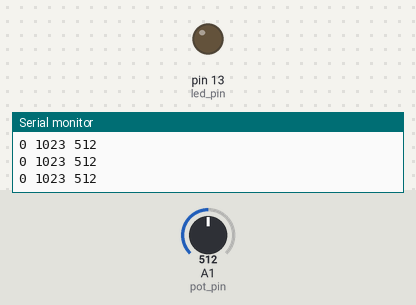
Bench run of a sketch on a simulated Arduino Uno, built with avr-gcc and run on an emulated ATmega328P. Shown: output pins drawn as LEDs (lit = HIGH), the last lines printed to the serial monitor. The inputs (shaded band) are chosen by the test bench; at power-on: A1 (pot_pin) = 512.

Above: at 1.2 s.
1.3 s: A1 (pot_pin) set to 587
2.8 s: A1 (pot_pin) set to 617
At 4.0 s:
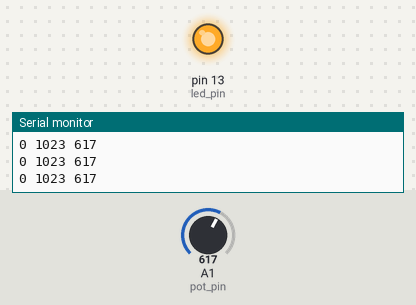
4.3 s: A1 (pot_pin) set to 590
At 5.0 s:
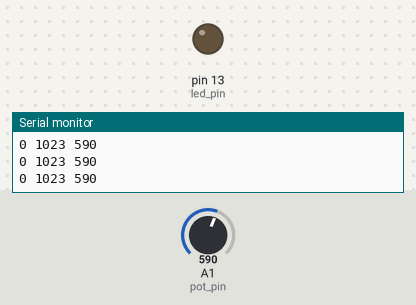
5.8 s: A1 (pot_pin) set to 610
At 6.5 s:
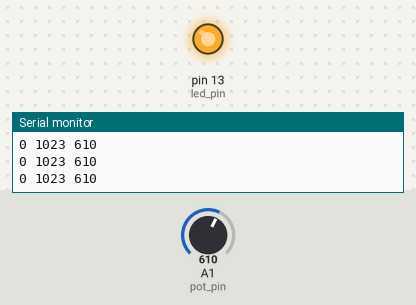
Timing chart, 0 to 8.8 s (numbered marks = the images above; inputs shaded):
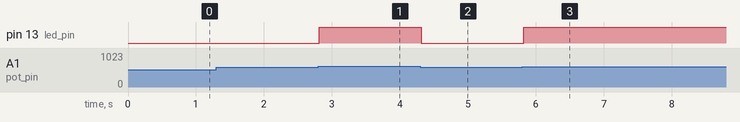

Measured:
- the behaviour switches between 599 and 600 on A1 (pot_pin) (found by bisection; images 0 and 1)
- after the input at 2.8 s, pin 13 (led_pin): LOW → HIGH at once
- after the input at 4.3 s, pin 13 (led_pin): HIGH → LOW at once
- after the input at 5.8 s, pin 13 (led_pin): LOW → HIGH at once

The sketch:

ReadButton.ino
```cpp
int led_pin = 13;
int button_pin = 4;
int switch_pin = 5;
int pot_pin = A1;

void setup() {
  // put your setup code here, to run once:
  pinMode(led_pin, OUTPUT);
  pinMode(button_pin, INPUT_PULLUP);
  pinMode(switch_pin, INPUT_PULLUP);
  pinMode(pot_pin, INPUT);
  Serial.begin(9600);
}

void loop() {
  // put your main code here, to run repeatedly:
//  int button_stat = digitalRead(button_pin);
//  int switch_stat = digitalRead(switch_pin);
//  int pressed;
//  int released;
//
//  if(switch_stat == LOW){
//    pressed = LOW;
//    released = HIGH;
//  } else {
//    pressed = HIGH;
//    released = LOW;
//  }
//
//  if(button_stat == LOW) {
//    //Serial.println("button_pressed");
//    digitalWrite(led_pin, pressed);
//  } else {
//    //Serial.println("not_pressed");
//    digitalWrite(led_pin, released);
//  }

  int ana_read = analogRead(pot_pin);
  Serial.print("0 1023 ");
  Serial.println(ana_read);


  if(ana_read >= 600) {
    digitalWrite(led_pin, HIGH);
  } else {
    digitalWrite(led_pin, LOW);
  }
}
```
